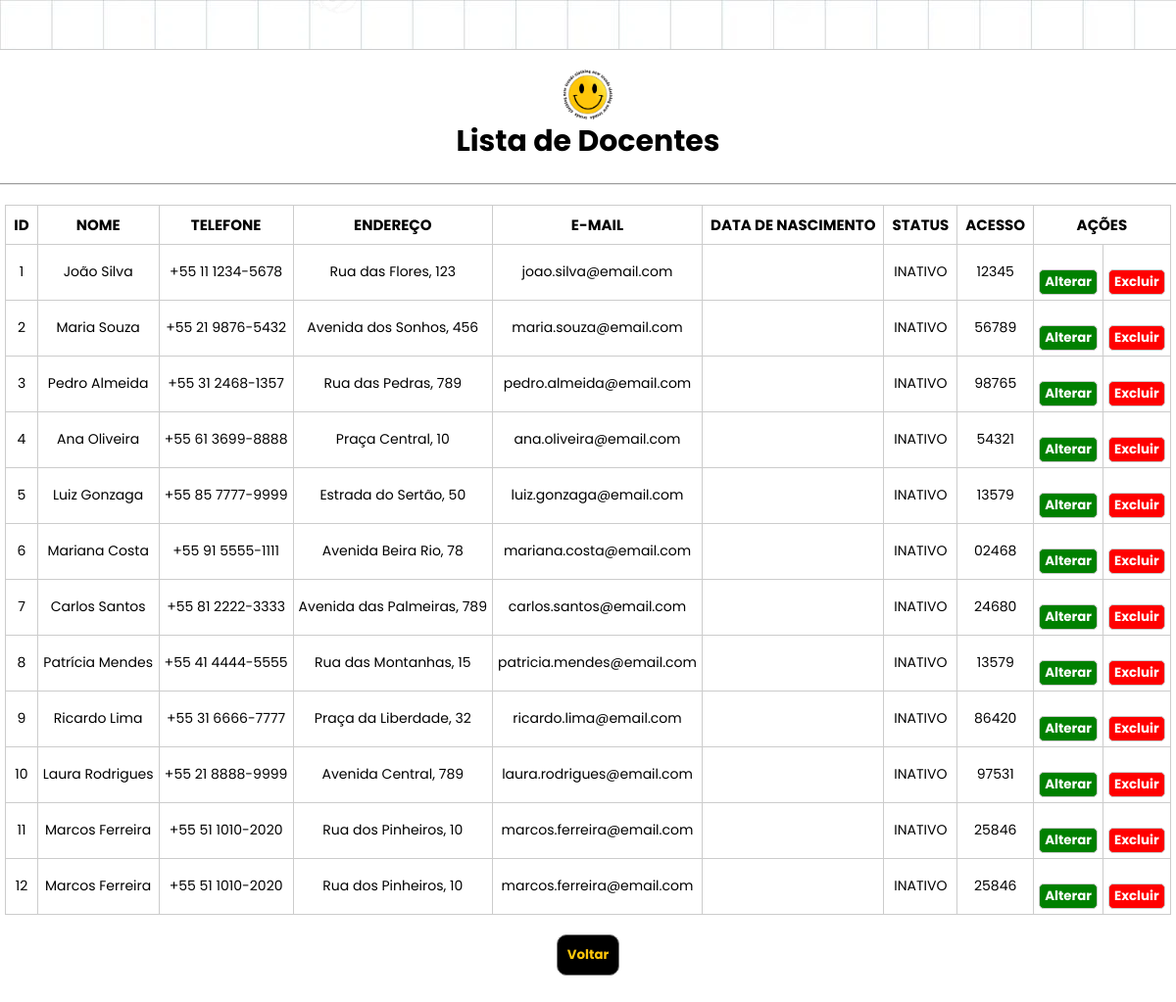
/professor/listaprofessor.php, run on an earlier commit of the app's database.
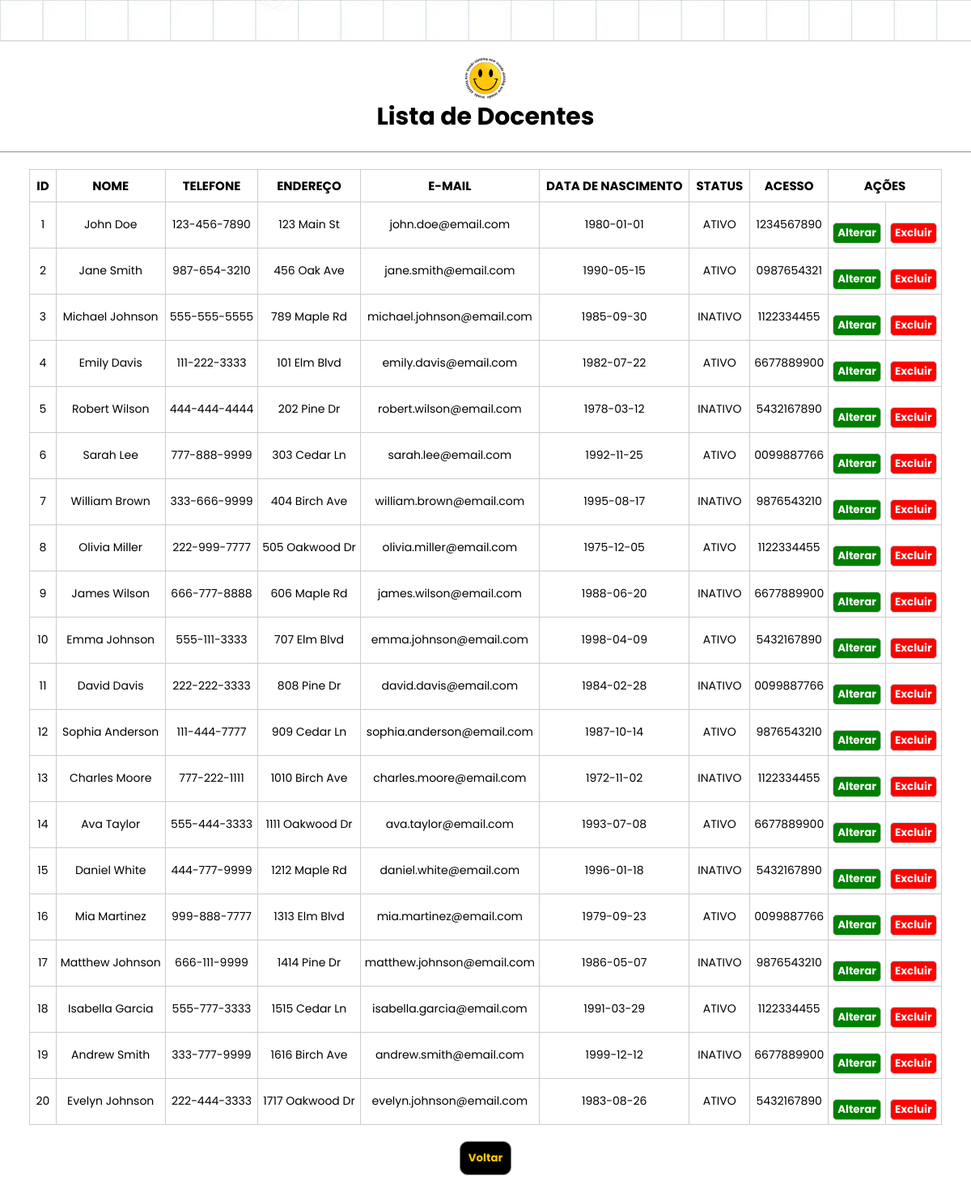
And on a later commit of the database.
### tables this page shows
CREATE TABLE Professor (
  idProfessor INT AUTO_INCREMENT,
  nomeProfessor VARCHAR(100) ,
  telefoneProfessor VARCHAR(20),
  enderecoProfessor VARCHAR(100),
  emailProfessor VARCHAR(100),
  dtaNascimentoProfessor date,
  statusProfessor bool,
  senhaProfessor VARCHAR(45),
  acessoProfessor CHAR(10),
  PRIMARY KEY (idProfessor)
  );

### professor/listaprofessor.php (the view, shortened to what this page needs)
<!DOCTYPE html>
<html lang="en">
<head>
    <link rel="stylesheet" href="../css/style.css">
</head>
<body>
<?php
require_once('../conexao.php');
$retorno = $conexao->prepare('SELECT * FROM Professor');
$retorno->execute();
function imprimirStatus($valor) {
    if ($valor === 1 || $valor === true || $valor === 'AT') {
    return "ATIVO";
    } else {
    return "INATIVO";
    }
   }
?>
    <section class="direcionador-paginas" id="lista-usuario">
        <div class="identificacao-section">
            <img src="assets/logotipo_logo.png" alt="">
            <h1 class="title-section">Lista de Docentes</h1>
        </div>
        <hr>
        <table>
        <thead>
            <tr>
                <th>ID</th>
                <th>NOME</th>
                <th>TELEFONE</th>
                <th>ENDEREÇO</th>
                <th>E-MAIL</th>
                <th>DATA DE NASCIMENTO</th>
                <th>STATUS</th>
                <th>ACESSO</th>
                <th colspan="2">AÇÕES</th>
            </tr>
        </thead>
        <tbody>
            <tr>
                <?php foreach ($retorno->fetchall() as $value) { ?>
            <tr>
                <td> <?php echo $value['idProfessor'] ?> </td>
                <td> <?php echo $value['nomeProfessor'] ?> </td>
                <td> <?php echo $value['telefoneProfessor'] ?> </td>
                <td> <?php echo $value['enderecoProfessor'] ?> </td>
                <td> <?php echo $value['emailProfessor'] ?> </td>
                <td> <?php echo $value['dtaNascimentoProfessor'] ?> </td>
                <td> <?php echo imprimirStatus($value['statusProfessor']) ?> </td>
                <td> <?php echo $value['acessoProfessor'] ?> </td>
                <td>
                    <form method="POST" action="AltProfessor.php">
                        <button name="alterar" type="submit" class="btn-crud">Alterar</button>
                    </form>
                </td>
                <td>
                    <form method="GET" action="crudProfessor.php">
                        <button name="excluir" type="submit" class="btn-crud delete">Excluir</button>
                    </form>
                </td>
            </tr>
        <?php  }  ?>
        </tr>
        </tbody>
    </table>
        <?php
echo "<button class='button button3'><a href='acesso-professor.html'>Voltar</a></button>";
?>
    </section>
</body>
</html>

What changed in the data, as far as the page shows it:
changed professor id 1: nomeProfessor "João Silva" → "John Doe"; telefoneProfessor "+55 11 1234-5678" → "123-456-7890"; enderecoProfessor "Rua das Flores, 123" → "123 Main St"; emailProfessor "joao.silva@email.com" → "john.doe@email.com"; dtaNascimentoProfessor (not shown) → "1980-01-01"; statusProfessor "INATIVO" → "ATIVO"; acessoProfessor "12345" → "1234567890"
changed professor id 2: nomeProfessor "Maria Souza" → "Jane Smith"; telefoneProfessor "+55 21 9876-5432" → "987-654-3210"; enderecoProfessor "Avenida dos Sonhos, 456" → "456 Oak Ave"; emailProfessor "maria.souza@email.com" → "jane.smith@email.com"; dtaNascimentoProfessor (not shown) → "1990-05-15"; statusProfessor "INATIVO" → "ATIVO"; acessoProfessor "56789" → "0987654321"
changed professor id 3: nomeProfessor "Pedro Almeida" → "Michael Johnson"; telefoneProfessor "+55 31 2468-1357" → "555-555-5555"; enderecoProfessor "Rua das Pedras, 789" → "789 Maple Rd"; emailProfessor "pedro.almeida@email.com" → "michael.johnson@email.com"; dtaNascimentoProfessor (not shown) → "1985-09-30"; acessoProfessor "98765" → "1122334455"
changed professor id 4: nomeProfessor "Ana Oliveira" → "Emily Davis"; telefoneProfessor "+55 61 3699-8888" → "111-222-3333"; enderecoProfessor "Praça Central, 10" → "101 Elm Blvd"; emailProfessor "ana.oliveira@email.com" → "emily.davis@email.com"; dtaNascimentoProfessor (not shown) → "1982-07-22"; statusProfessor "INATIVO" → "ATIVO"; acessoProfessor "54321" → "6677889900"
changed professor id 5: nomeProfessor "Luiz Gonzaga" → "Robert Wilson"; telefoneProfessor "+55 85 7777-9999" → "444-444-4444"; enderecoProfessor "Estrada do Sertão, 50" → "202 Pine Dr"; emailProfessor "luiz.gonzaga@email.com" → "robert.wilson@email.com"; dtaNascimentoProfessor (not shown) → "1978-03-12"; acessoProfessor "13579" → "5432167890"
changed professor id 6: nomeProfessor "Mariana Costa" → "Sarah Lee"; telefoneProfessor "+55 91 5555-1111" → "777-888-9999"; enderecoProfessor "Avenida Beira Rio, 78" → "303 Cedar Ln"; emailProfessor "mariana.costa@email.com" → "sarah.lee@email.com"; dtaNascimentoProfessor (not shown) → "1992-11-25"; statusProfessor "INATIVO" → "ATIVO"; acessoProfessor "02468" → "0099887766"
changed professor id 7: nomeProfessor "Carlos Santos" → "William Brown"; telefoneProfessor "+55 81 2222-3333" → "333-666-9999"; enderecoProfessor "Avenida das Palmeiras, 789" → "404 Birch Ave"; emailProfessor "carlos.santos@email.com" → "william.brown@email.com"; dtaNascimentoProfessor (not shown) → "1995-08-17"; acessoProfessor "24680" → "9876543210"
changed professor id 8: nomeProfessor "Patrícia Mendes" → "Olivia Miller"; telefoneProfessor "+55 41 4444-5555" → "222-999-7777"; enderecoProfessor "Rua das Montanhas, 15" → "505 Oakwood Dr"; emailProfessor "patricia.mendes@email.com" → "olivia.miller@email.com"; dtaNascimentoProfessor (not shown) → "1975-12-05"; statusProfessor "INATIVO" → "ATIVO"; acessoProfessor "13579" → "1122334455"
changed professor id 9: nomeProfessor "Ricardo Lima" → "James Wilson"; telefoneProfessor "+55 31 6666-7777" → "666-777-8888"; enderecoProfessor "Praça da Liberdade, 32" → "606 Maple Rd"; emailProfessor "ricardo.lima@email.com" → "james.wilson@email.com"; dtaNascimentoProfessor (not shown) → "1988-06-20"; acessoProfessor "86420" → "6677889900"
changed professor id 10: nomeProfessor "Laura Rodrigues" → "Emma Johnson"; telefoneProfessor "+55 21 8888-9999" → "555-111-3333"; enderecoProfessor "Avenida Central, 789" → "707 Elm Blvd"; emailProfessor "laura.rodrigues@email.com" → "emma.johnson@email.com"; dtaNascimentoProfessor (not shown) → "1998-04-09"; statusProfessor "INATIVO" → "ATIVO"; acessoProfessor "97531" → "5432167890"
changed professor id 11: nomeProfessor "Marcos Ferreira" → "David Davis"; telefoneProfessor "+55 51 1010-2020" → "222-222-3333"; enderecoProfessor "Rua dos Pinheiros, 10" → "808 Pine Dr"; emailProfessor "marcos.ferreira@email.com" → "david.davis@email.com"; dtaNascimentoProfessor (not shown) → "1984-02-28"; acessoProfessor "25846" → "0099887766"
changed professor id 12: nomeProfessor "Marcos Ferreira" → "Sophia Anderson"; telefoneProfessor "+55 51 1010-2020" → "111-444-7777"; enderecoProfessor "Rua dos Pinheiros, 10" → "909 Cedar Ln"; emailProfessor "marcos.ferreira@email.com" → "sophia.anderson@email.com"; dtaNascimentoProfessor (not shown) → "1987-10-14"; statusProfessor "INATIVO" → "ATIVO"; acessoProfessor "25846" → "9876543210"
added professor: idProfessor "13", nomeProfessor "Charles Moore", telefoneProfessor "777-222-1111", enderecoProfessor "1010 Birch Ave", emailProfessor "charles.moore@email.com", dtaNascimentoProfessor "1972-11-02", statusProfessor "INATIVO", acessoProfessor "1122334455"
added professor: idProfessor "14", nomeProfessor "Ava Taylor", telefoneProfessor "555-444-3333", enderecoProfessor "1111 Oakwood Dr", emailProfessor "ava.taylor@email.com", dtaNascimentoProfessor "1993-07-08", statusProfessor "ATIVO", acessoProfessor "6677889900"
added professor: idProfessor "15", nomeProfessor "Daniel White", telefoneProfessor "444-777-9999", enderecoProfessor "1212 Maple Rd", emailProfessor "daniel.white@email.com", dtaNascimentoProfessor "1996-01-18", statusProfessor "INATIVO", acessoProfessor "5432167890"
added professor: idProfessor "16", nomeProfessor "Mia Martinez", telefoneProfessor "999-888-7777", enderecoProfessor "1313 Elm Blvd", emailProfessor "mia.martinez@email.com", dtaNascimentoProfessor "1979-09-23", statusProfessor "ATIVO", acessoProfessor "0099887766"
added professor: idProfessor "17", nomeProfessor "Matthew Johnson", telefoneProfessor "666-111-9999", enderecoProfessor "1414 Pine Dr", emailProfessor "matthew.johnson@email.com", dtaNascimentoProfessor "1986-05-07", statusProfessor "INATIVO", acessoProfessor "9876543210"
added professor: idProfessor "18", nomeProfessor "Isabella Garcia", telefoneProfessor "555-777-3333", enderecoProfessor "1515 Cedar Ln", emailProfessor "isabella.garcia@email.com", dtaNascimentoProfessor "1991-03-29", statusProfessor "ATIVO", acessoProfessor "1122334455"
added professor: idProfessor "19", nomeProfessor "Andrew Smith", telefoneProfessor "333-777-9999", enderecoProfessor "1616 Birch Ave", emailProfessor "andrew.smith@email.com", dtaNascimentoProfessor "1999-12-12", statusProfessor "INATIVO", acessoProfessor "6677889900"
added professor: idProfessor "20", nomeProfessor "Evelyn Johnson", telefoneProfessor "222-444-3333", enderecoProfessor "1717 Oakwood Dr", emailProfessor "evelyn.johnson@email.com", dtaNascimentoProfessor "1983-08-26", statusProfessor "ATIVO", acessoProfessor "5432167890"
